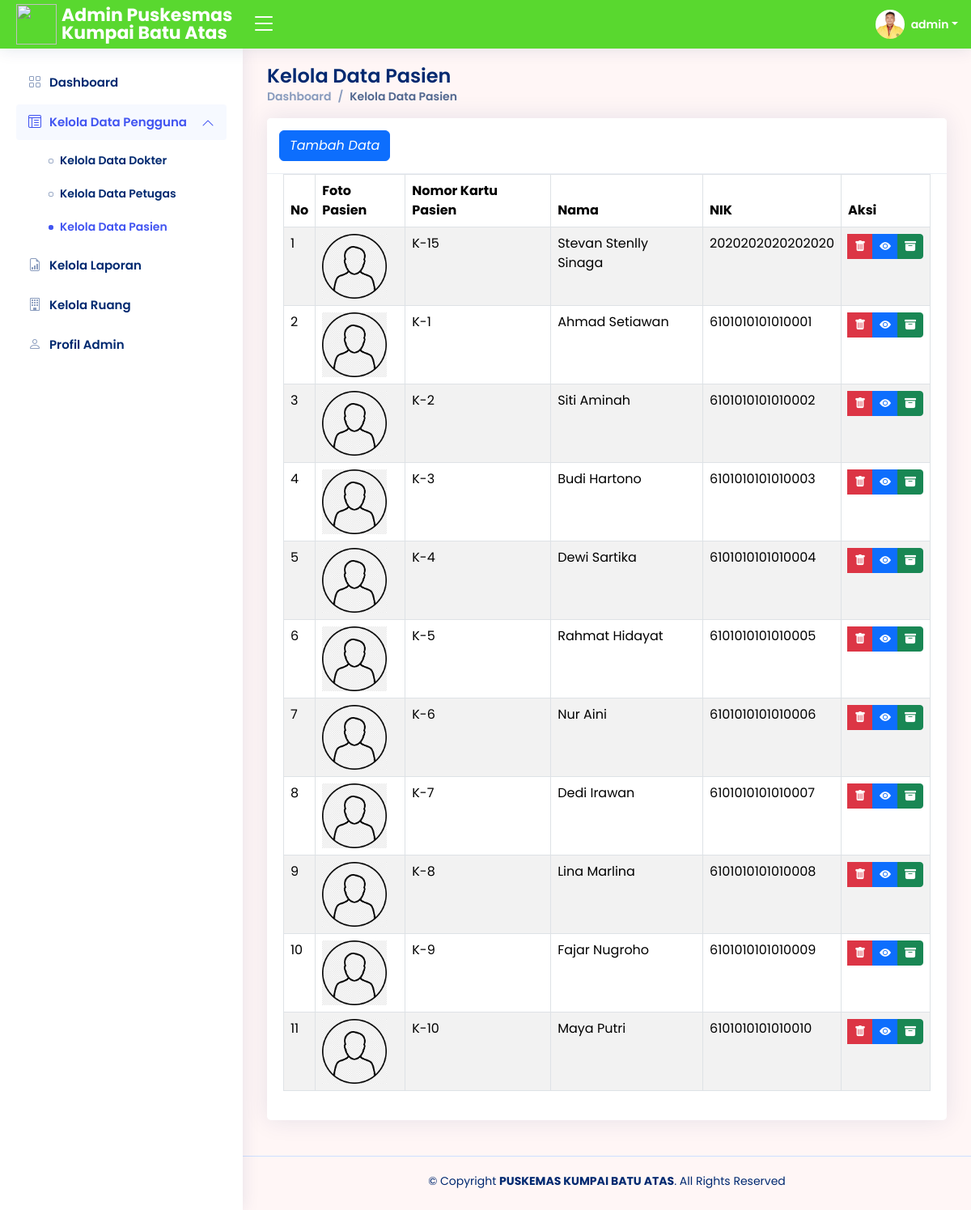
Page /adm/Kelola_Pasien/tabel-pasien.php (signed in) on the committed database.
### tables this page shows
CREATE TABLE `pasien` (
  `nik_pasien` bigint(20) NOT NULL,
  `bpjs` varchar(50) NOT NULL,
  `rm` int(10) NOT NULL,
  `nama_pasien` varchar(100) NOT NULL,
  `foto_pasien` text DEFAULT 'default.png',
  `jk_pasien` enum('','Laki-Laki','Perempuan') NOT NULL,
  `agama_pasien` enum('','Islam','Kristen','Katolik','Hindu','Buddha','Khonghucu') NOT NULL,
  `status_pernikahan_pasien` enum('','Sudah Menikah','Belum Menikah','Janda/Duda') NOT NULL,
  `alamat_pasien` varchar(100) NOT NULL,
  `no_hp_pasien` varchar(50) NOT NULL,
  `password_pasien` varchar(50) NOT NULL,
  `pekerjaan_pasien` varchar(100) NOT NULL,
  `riwayat_alergi_pasien` varchar(100) NOT NULL,
  `tinggi_badan` varchar(10) NOT NULL,
  `lingkar_perut` varchar(10) NOT NULL,
  `lingkar_kepala` varchar(10) NOT NULL,
  `lingkar_dada` varchar(10) NOT NULL,
  `berat_badan` varchar(10) NOT NULL,
  `tempat_lahir_pasien` varchar(50) NOT NULL,
  `tgl_lahir_pasien` date NOT NULL
);

### adm/Kelola_Pasien/tabel-pasien.php (the view, shortened to what this page needs)
<?php
require 'function-pasien.php';
?>
<!DOCTYPE html>
<html lang="en">
<head>
  <?php
  include '../link.php';
  ?>
</head>
<body>
  <?php
  include '../header.php';
  include '../siderbar.php';
  ?>
  <main id="main" class="main">
    <div class="pagetitle">
      <h1>Kelola Data Pasien</h1>
      <nav>
        <ol class="breadcrumb">
          <li class="breadcrumb-item"><a href="../Dashboard/index.php">Dashboard</a></li>
          <li class="breadcrumb-item active">Kelola Data Pasien</li>
        </ol>
      </nav>
    </div>
    <div class="card mb-4">
      <div class="card-header">
        <button type="button" class="btn btn-primary" data-bs-toggle="modal" data-bs-target="#ExtralargeModal">
          <i class="fa fa-plus">
            Tambah Data
          </i></button>
      </div>
      <div class="card-body">
        <div class="table-responsive">
          <table class="table datatable table-striped table-bordered" id="dataTable" width="100%" cellspacing="0">
            <thead>
              <tr>
                <th>No</th>
                <th>Foto Pasien</th>
                <th>Nomor Kartu Pasien</th>
                <th>Nama</th>
                <th>NIK</th>
                <th>Aksi</th>
              </tr>
            </thead>
            <tbody>
              <?php
              $ambilsemuapasien = mysqli_query($conn, "SELECT * FROM pasien");
              $i = 1;
              while ($data = mysqli_fetch_array($ambilsemuapasien)) {
                $foto_pasien = $data['foto_pasien'];
                $nama_pasien = $data['nama_pasien'];
                $idps = $data['nik_pasien'];
                $rm = $data['rm'];
              ?>
                <tr>
                  <td><?= $i++; ?></td>
                  <td><img src="img/<?php echo $foto_pasien; ?>" alt="<?php echo $foto_pasien; ?>" height="80" width="80"></td>
                  <td>K-<?= $rm; ?></td>
                  <td><?= $nama_pasien; ?></td>
                  <td><?= $idps; ?></td>
                  <td>
                    <div class="btn-group" role="group" aria-label="Basic example">
                      <button type="button" class="btn btn-danger btn-sm" data-bs-toggle="modal" data-bs-target="#delete<?= $idps; ?>"><i class=" bi bi-trash-fill"></i></button>
                      <a type="button" class="btn btn-primary btn-sm" href="detail-pasien.php?nik_pasien=<?php echo $data["nik_pasien"]; ?>"><i class=" bi bi-eye-fill"></i></a>
                      <a type="button" class="btn btn-success btn-sm" href="tabel-rm.php?rm=<?php echo $data["rm"]; ?>"><i class=" bi bi-archive-fill"></i></a>
                    </div>
                  </td>
                </tr>
              <?php
              };
              ?>
            </tbody>
          </table>
        </div>
      </div>
    </div>
  </main>
  <?php
  include '../footer.php';
  ?>
</body>
</html>

### adm/header.php (shortened to what this page needs)
<?php
include "../../koneksi.php";
?>
<header id="header" class="header fixed-top d-flex align-items-center">
  <div class="d-flex align-items-center justify-content-between">
    <a href="index.php" class="logo d-flex align-items-center">
      <img src="../img/logo_pkm.jpg" width="50" height="50">
      <span class="d-none d-lg-block">Admin Puskesmas Kumpai Batu Atas</span>
    </a>
    <i class="bi bi-list toggle-sidebar-btn collapsed"></i>
  </div>
  <nav class="header-nav ms-auto">
    <?php
    $id_adm = $_SESSION['admin_id'];
    $tampiladmin = mysqli_query($conn, "SELECT * FROM admin WHERE id_admin='$id_adm'");
    while ($data = mysqli_fetch_array($tampiladmin)) :
    ?>
      <ul class="d-flex align-items-center">
        <li class="nav-item dropdown pe-3">
          <a class="nav-link nav-profile d-flex align-items-center pe-0" href="#" data-bs-toggle="dropdown">
            <img src="../Profil_Admin/img/<?php echo $data['foto_admin']; ?>" alt="<?php echo $data['foto_admin']; ?>" class="rounded-circle">
            <span class="d-none d-md-block dropdown-toggle ps-2"><?php echo $data['username_admin']; ?></span>
          </a>
        </li>
      </ul>
    <?php
    endwhile;
    ?>
  </nav>
</header>

### adm/assets/css/style5.css (style rules this page uses)
:root { scroll-behavior: smooth; }
body { font-family: "Open Sans", sans-serif; background: #fff6f6; color: #444444; }
a { color: #4154f1; text-decoration: none; }
h1, h2, h3, h4, h5, h6 { font-family: "Nunito", sans-serif; }
#main { margin-top: 60px; padding: 20px 30px; transition: all 0.3s; }
.pagetitle { margin-bottom: 10px; }
.pagetitle h1 { font-size: 24px; margin-bottom: 0; font-weight: 600; color: #012970; }
.card { margin-bottom: 30px; border: none; border-radius: 5px; box-shadow: 0px 0 30px rgba(1, 41, 112, 0.1); }
.card-header, .card-footer { border-color: #ebeef4; background-color: #ffffff; color: #798eb3; padding: 15px; }
.card-body { padding: 0 20px 20px 20px; }
.breadcrumb { font-size: 14px; font-family: "Nunito", sans-serif; color: #899bbd; font-weight: 600; }
.breadcrumb a { color: #899bbd; transition: 0.3s; }
.breadcrumb .breadcrumb-item::before { color: #899bbd; }
.breadcrumb .active { color: #51678f; font-weight: 600; }
.logo { line-height: 1; }
@media (min-width: 1200px) { .logo { width: 280px; } }
.logo img { margin-right: 6px; }
.logo span { font-size: 22px; font-weight: 700; color: #ffffff; font-family: "Nunito", sans-serif; }
.header { transition: all 0.5s; z-index: 997; height: 60px; box-shadow: 0px 2px 20px rgba(1, 41, 112, 0.1); background-color: #59d82f; padding-left: 20px; }
.header .toggle-sidebar-btn { font-size: 32px; padding-left: 10px; cursor: pointer; color: #ffffff; }
.header-nav ul { list-style: none; }
.header-nav>ul { margin: 0; padding: 0; }
.header-nav .nav-profile { color: #ffffff; }
.header-nav .nav-profile img { max-height: 36px; }
.header-nav .nav-profile span { font-size: 14px; font-weight: 600; }
@media (min-width: 1200px) { #main, #footer { margin-left: 300px; } }
body, h1, h2, h3, h4, h5, h6, p, a, span, td, th, label, input, button, select, .breadcrumb, .card-title, .card-text { font-family: 'Poppins', sans-serif !important; }

### rows in the picture
pasien: foto_pasien (picture), rm "15", nama_pasien "Stevan Stenlly Sinaga", nik_pasien "2020202020202020"
pasien: foto_pasien (placeholder picture), rm "1", nama_pasien "Ahmad Setiawan", nik_pasien "6101010101010001"
pasien: foto_pasien (placeholder picture), rm "2", nama_pasien "Siti Aminah", nik_pasien "6101010101010002"
pasien: foto_pasien (placeholder picture), rm "3", nama_pasien "Budi Hartono", nik_pasien "6101010101010003"
pasien: foto_pasien (placeholder picture), rm "4", nama_pasien "Dewi Sartika", nik_pasien "6101010101010004"
pasien: foto_pasien (placeholder picture), rm "5", nama_pasien "Rahmat Hidayat", nik_pasien "6101010101010005"
pasien: foto_pasien (placeholder picture), rm "6", nama_pasien "Nur Aini", nik_pasien "6101010101010006"
pasien: foto_pasien (placeholder picture), rm "7", nama_pasien "Dedi Irawan", nik_pasien "6101010101010007"
pasien: foto_pasien (placeholder picture), rm "8", nama_pasien "Lina Marlina", nik_pasien "6101010101010008"
pasien: foto_pasien (placeholder picture), rm "9", nama_pasien "Fajar Nugroho", nik_pasien "6101010101010009"
pasien: foto_pasien (placeholder picture), rm "10", nama_pasien "Maya Putri", nik_pasien "6101010101010010"

### other values in the picture
$data['username_admin'] "admin"
